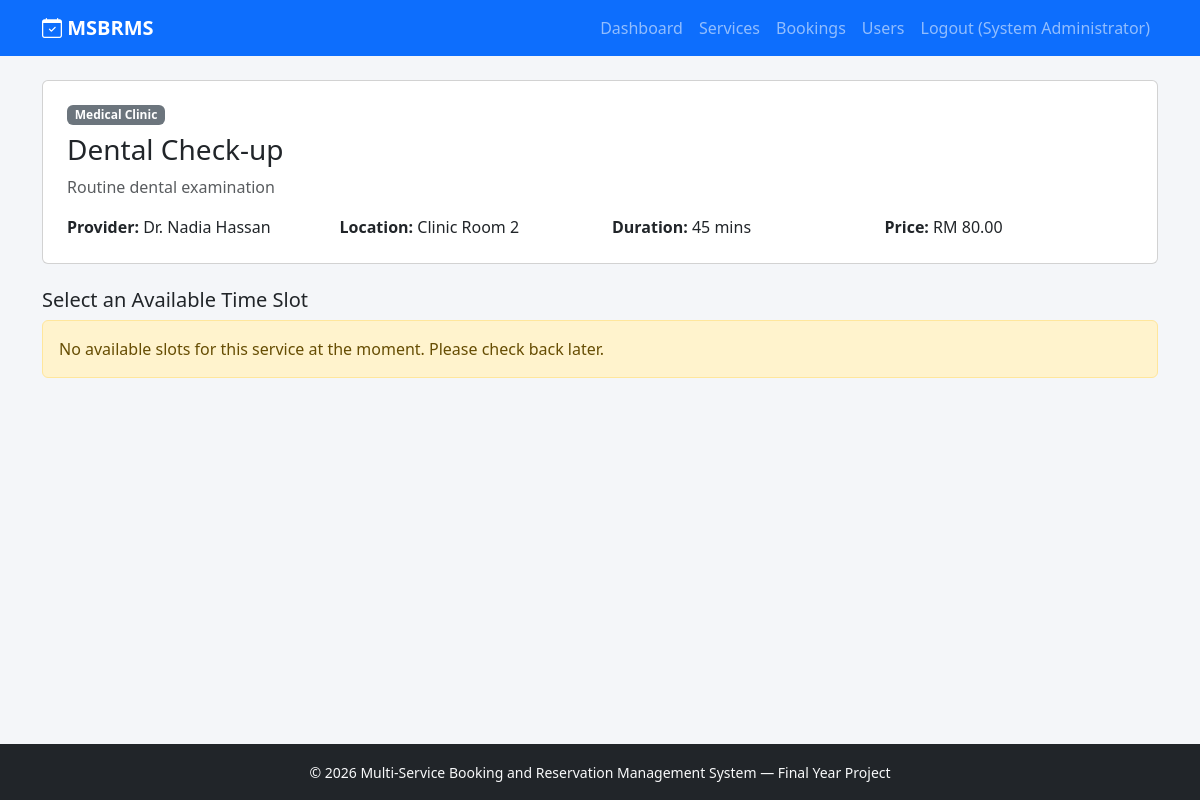
/customer/service.php?id=2 (signed in), run on the app's committed database.
### tables this page shows
CREATE TABLE services (
    service_id INT AUTO_INCREMENT PRIMARY KEY,
    category_id INT NOT NULL,
    provider_name VARCHAR(100) NOT NULL,       
    service_name VARCHAR(150) NOT NULL,
    description TEXT,
    duration_minutes INT NOT NULL DEFAULT 30,
    price DECIMAL(10,2) NOT NULL DEFAULT 0.00,
    location VARCHAR(150),
    is_active TINYINT(1) NOT NULL DEFAULT 1,
    created_at DATETIME DEFAULT CURRENT_TIMESTAMP,
    FOREIGN KEY (category_id) REFERENCES service_categories(category_id) ON DELETE CASCADE
);

CREATE TABLE service_categories (
    category_id INT AUTO_INCREMENT PRIMARY KEY,
    category_name VARCHAR(100) NOT NULL,
    description TEXT,
    icon VARCHAR(50) DEFAULT 'bi-calendar',
    created_at DATETIME DEFAULT CURRENT_TIMESTAMP
);

### models/Service.php (called while the page is built, shortened)
<?php
class Service
{
    public static function find($id)
    {
        $db = getDB();
        $stmt = $db->prepare(
            "SELECT s.*, c.category_name FROM services s
             JOIN service_categories c ON s.category_id = c.category_id
             WHERE s.service_id = ?"
        );
        $stmt->execute([$id]);
        return $stmt->fetch();
    }
}

### includes/auth.php (called while the page is built, shortened)
<?php
function e($str) {
    return htmlspecialchars($str ?? '', ENT_QUOTES, 'UTF-8');
}

### customer/service.php (the view, shortened to what this page needs)
<?php
require_once __DIR__ . '/../includes/auth.php';
require_once __DIR__ . '/../models/Service.php';
$serviceId = $_GET['id'] ?? 0;
$service = Service::find($serviceId);
$grouped = [];
include __DIR__ . '/../views/layouts/header.php';
?>
<div class="card p-4 mb-4">
  <span class="badge bg-secondary mb-2" style="width:fit-content"><?= e($service['category_name']) ?></span>
  <h3><?= e($service['service_name']) ?></h3>
  <p class="text-muted"><?= e($service['description']) ?></p>
  <div class="row">
    <div class="col-md-3"><strong>Provider:</strong> <?= e($service['provider_name']) ?></div>
    <div class="col-md-3"><strong>Location:</strong> <?= e($service['location']) ?></div>
    <div class="col-md-3"><strong>Duration:</strong> <?= (int)$service['duration_minutes'] ?> mins</div>
    <div class="col-md-3"><strong>Price:</strong> RM <?= number_format($service['price'],2) ?></div>
  </div>
</div>
<h5>Select an Available Time Slot</h5>
<?php if (empty($grouped)): ?>
  <div class="alert alert-warning">No available slots for this service at the moment. Please check back later.</div>
<?php endif; ?>
<?php include __DIR__ . '/../views/layouts/footer.php'; ?>

### public/css/style.css (style rules this page uses)
body { background-color: #f4f6f9; display: flex; flex-direction: column; min-height: 100vh; }

### data on the page
services: category.category_name "Medical Clinic", service_name "Dental Check-up", description "Routine dental examination", provider_name "Dr. Nadia Hassan", location "Clinic Room 2", duration_minutes "45", price "80.00"

### other printed values
$_SESSION['name'] "System Administrator"
